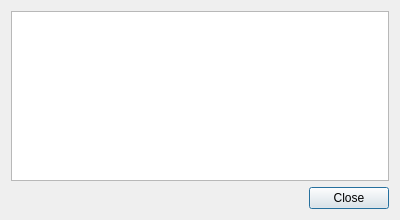
<?xml version="1.0" encoding="UTF-8"?>
<ui version="4.0">
 <class>StatisticsDialog</class>
 <widget class="QDialog" name="StatisticsDialog">
  <property name="geometry">
   <rect>
    <x>0</x>
    <y>0</y>
    <width>400</width>
    <height>220</height>
   </rect>
  </property>
  <property name="minimumSize">
   <size>
    <width>400</width>
    <height>200</height>
   </size>
  </property>
  <property name="windowTitle">
   <string>Statistic</string>
  </property>
  <layout class="QVBoxLayout" name="verticalLayout">
   <item>
    <widget class="QTextEdit" name="textEdit">
     <property name="textInteractionFlags">
      <set>Qt::TextSelectableByMouse</set>
     </property>
    </widget>
   </item>
   <item>
    <widget class="QDialogButtonBox" name="buttonBox">
     <property name="orientation">
      <enum>Qt::Horizontal</enum>
     </property>
     <property name="standardButtons">
      <set>QDialogButtonBox::Close</set>
     </property>
    </widget>
   </item>
  </layout>
 </widget>
 <resources/>
 <connections>
  <connection>
   <sender>buttonBox</sender>
   <signal>rejected()</signal>
   <receiver>SatisticsDialog</receiver>
   <slot>reject()</slot>
   <hints>
    <hint type="sourcelabel">
     <x>316</x>
     <y>260</y>
    </hint>
    <hint type="destinationlabel">
     <x>286</x>
     <y>274</y>
    </hint>
   </hints>
  </connection>
 </connections>
</ui>
